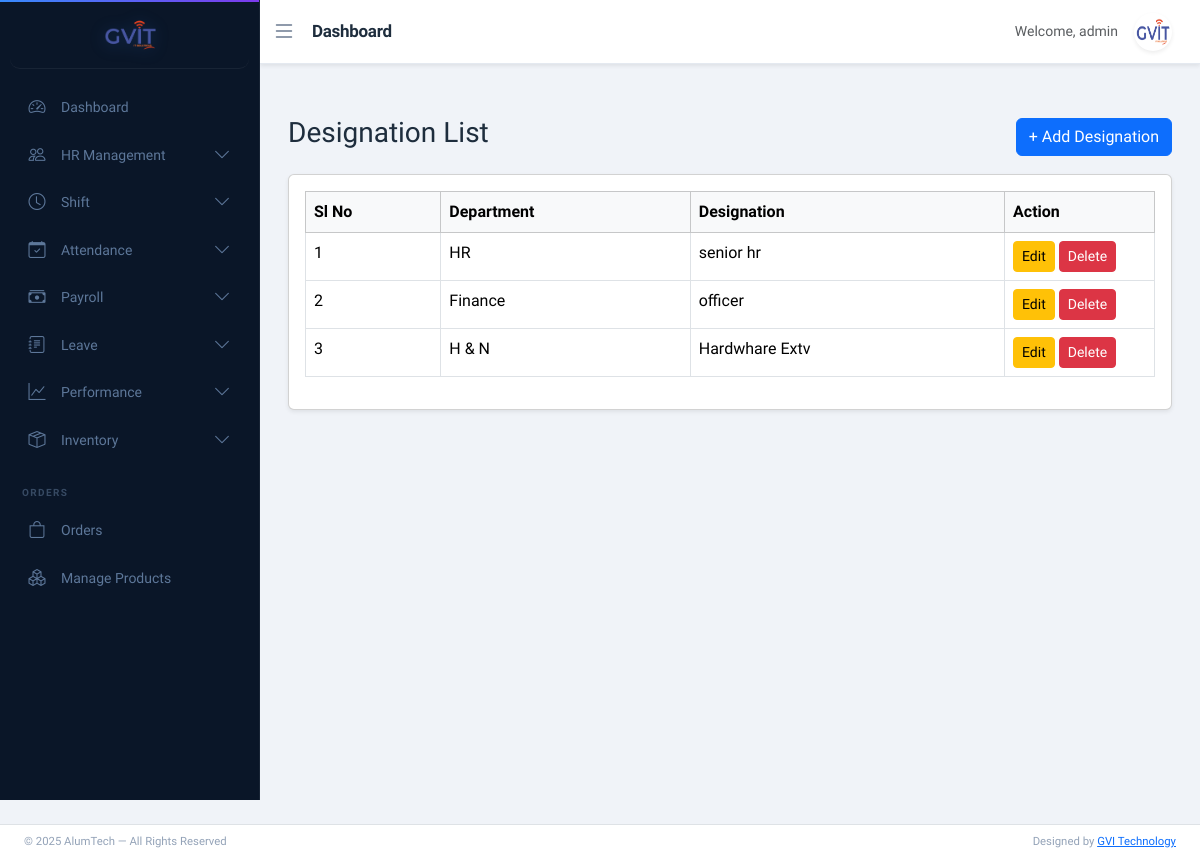
The app's page /designation/ (signed in) with its own data.
### app/models.py (models this page shows, shortened)
class Designation(models.Model):
    department = models.ForeignKey(Department, on_delete=models.CASCADE)
    name = models.CharField(max_length=100)

class Department(models.Model):
    name = models.CharField(max_length=100, unique=True)
    description = models.TextField(blank=True)

### app/views.py (the view)
# urls.py: path('designation/', views.designation_list, name='designation_list'),
@login_required(login_url='login')
def designation_list(request):
    return render(request, 'designation/designation_list.html', {
        'designations': Designation.objects.select_related('department')
    })

### templates/designation/designation_list.html (shortened to what this page needs)
{% extends 'base_dashboard.html' %}
{% block content %}
<div class="d-flex justify-content-between align-items-center mb-3">
  <h3>Designation List</h3>
  <a href="{% url 'designation_add' %}" class="btn btn-primary">
    + Add Designation
  </a>
</div>
<div class="card shadow-sm">
  <div class="card-body">
    <table class="table table-bordered table-hover">
      <thead class="table-light">
        <tr>
          <th>Sl No</th>
          <th>Department</th>
          <th>Designation</th>
          <th width="150">Action</th>
        </tr>
      </thead>
      <tbody>
        {% for d in designations %}
        <tr>
          <td>{{ forloop.counter }}</td>
          <td>{{ d.department.name }}</td>
          <td>{{ d.name }}</td>
          <td>
            <a href="{% url 'designation_edit' d.id %}" class="btn btn-sm btn-warning">Edit</a>
            <a href="{% url 'designation_delete' d.id %}"
               class="btn btn-sm btn-danger"
               onclick="return confirm('Delete this designation?')">
               Delete
            </a>
          </td>
        </tr>
        {% empty %}
        <tr>
          <td colspan="4" class="text-center">No designations found</td>
        </tr>
        {% endfor %}
      </tbody>
    </table>
  </div>
</div>
{% endblock %}

### templates/base_dashboard.html (shortened to what this page needs)
{% load static %}
<!doctype html>
<html lang="en">
<head>
<link href="https://cdn.jsdelivr.net/npm/bootstrap@5.3.2/dist/css/bootstrap.min.css" rel="stylesheet">
<link href="https://cdn.jsdelivr.net/npm/bootstrap-icons@1.11.3/font/bootstrap-icons.css" rel="stylesheet">
<link rel="stylesheet" href="{% static 'css/dashboard_style.css' %}">
</head>
<body>
{% if request.user.is_superuser %}
    {% include "includes/sidebar_admin.html" %}
{% elif request.user.employee_profile.role == "HR" %}
    {% include "includes/sidebar_hr.html" %}
{% elif request.user.employee_profile.role == "ACCOUNTS" %}
    {% include "includes/sidebar_accounts.html" %}
{% else %}
    {% include "includes/sidebar_employee.html" %}
{% endif %}
<nav class="navbar navbar-expand-lg navbar-custom shadow-sm" id="navbar">
    <div class="container-fluid">
        <button class="toggle-btn border-0 bg-transparent p-0"
                id="sidebarToggleBtn"
                aria-label="Toggle sidebar"
                aria-expanded="true"
                aria-controls="sidebar">
            <i class="bi bi-list fs-4"></i>
        </button>
        <span class="navbar-brand ms-3 fw-semibold">
            {% block page_title %}Dashboard{% endblock %}
        </span>
        <div class="ms-auto d-flex align-items-center gap-3 me-3">
            <span class="text-muted small">
                Welcome, {{ request.user.username }}
            </span>
            <div class="dropdown">
                <a href="#"
                   class="dropdown-toggle profile-toggle"
                   data-bs-toggle="dropdown"
                   aria-label="User profile menu"
                   aria-haspopup="true"
                   aria-expanded="false">
                    <img src="{% static 'images/gvit.png' %}"
                         width="38"
                         height="38"
                         class="rounded-circle shadow-sm"
                         alt="Profile picture">
                </a>
            </div>
        </div>
    </div>
</nav>
<div class="content mt-4 pb-5" id="content">
    {% block content %}{% endblock %}
</div>
<footer id="footer" class="bg-secondary border-top mt-auto">
    <div class="container-fluid px-4">
        <div class="row align-items-center py-2">
            <div class="col-md-6 small">
                © 2025 AlumTech — All Rights Reserved
            </div>
            <div class="col-md-6 text-md-end small">
                Designed by
                <a href="https://www.gvitechnology.com/" target="_blank">
                    GVI Technology
                </a>
            </div>
        </div>
    </div>
</footer>
</body>
</html>

### static/css/dashboard_style.css (style rules this page uses)
:root { --sidebar-width: 260px; --sidebar-collapsed: 72px; --navbar-height: 64px; --sidebar-bg: #0a1628; --sidebar-surface: #111f38; --sidebar-border: rgba(255,255,255,0.06); --sidebar-active-glow: rgba(56, 139, 253, 0.15); --accent: #388bfd; --accent-soft: rgba(56, 139, 253, 0.18); --accent-glow: 0 0 20px rgba(56, 139, 253, 0.35); --text-primary: #e6edf3; --text-muted: #5d7799; --text-faint: #374a63; --bg-page: #f0f3f8; --surface: #ffffff; --border: #e4e9f0; --shadow-sm: 0 1px 3px rgba(0,0,0,0.06), 0 1px 2px rgba(0,0,0,0.04); --shadow-md: 0 4px 16px rgba(0,0,0,0.08); --radius: 12px; --transition: all 0.3s cubic-bezier(0.4, 0, 0.2, 1); }
*, *::before, *::after { box-sizing: border-box; }
body { overflow-x: hidden; background: var(--bg-page); font-family: 'Plus Jakarta Sans', 'Segoe UI', sans-serif; color: #1e2d3d; -webkit-font-smoothing: antialiased; }
.navbar-custom { background: var(--surface); border-bottom: 1px solid var(--border); margin-left: var(--sidebar-width); height: var(--navbar-height); transition: var(--transition); display: flex; align-items: center; box-shadow: var(--shadow-sm); position: sticky; top: 0; z-index: 999; }
.navbar-brand { font-weight: 700; font-size: 17px; color: #1e2d3d; letter-spacing: -0.3px; }
.toggle-btn { font-size: 20px; cursor: pointer; color: #64748b; transition: var(--transition); padding: 6px; border-radius: 8px; line-height: 1; }
.profile-toggle img { cursor: pointer; border: 2px solid transparent; border-radius: 50%; transition: var(--transition); }
.profile-toggle::after { display: none !important; }
.profile-toggle { padding: 0; }
.content { margin-left: var(--sidebar-width); padding: 28px; padding-bottom: 90px; transition: var(--transition); min-height: calc(100vh - var(--navbar-height)); }
#footer { left: var(--sidebar-width); transition: var(--transition); background: var(--surface) !important; border-top: 1px solid var(--border); font-size: 13px; color: #94a3b8; }
#content { animation: pageFadeIn 0.3s ease forwards; }

### records on screen
Designation: department.name "HR", name "senior hr"
Designation: department.name "Finance", name "officer"
Designation: department.name "H & N", name "Hardwhare Extv"

### other values on screen
{{ request.user.username }} "admin"
